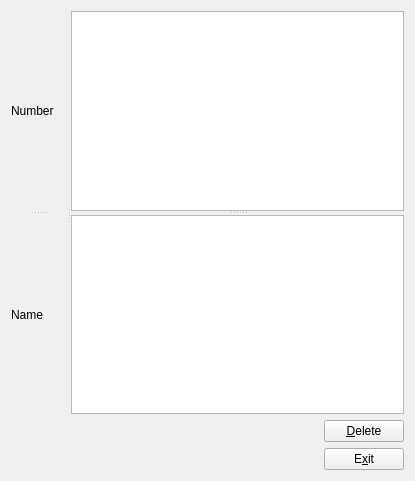
<?xml version="1.0" encoding="UTF-8"?>
<ui version="4.0">
 <class>MyForm</class>
 <widget class="QWidget" name="MyForm">
  <property name="geometry">
   <rect>
    <x>0</x>
    <y>0</y>
    <width>415</width>
    <height>481</height>
   </rect>
  </property>
  <property name="windowTitle">
   <string>MyForm</string>
  </property>
  <layout class="QVBoxLayout" name="verticalLayout_2">
   <item>
    <widget class="QSplitter" name="splitter_3">
     <property name="orientation">
      <enum>Qt::Horizontal</enum>
     </property>
     <widget class="QSplitter" name="splitter_2">
      <property name="orientation">
       <enum>Qt::Vertical</enum>
      </property>
      <widget class="QLabel" name="label">
       <property name="text">
        <string>Number</string>
       </property>
      </widget>
      <widget class="QLabel" name="label_2">
       <property name="text">
        <string>Name</string>
       </property>
      </widget>
     </widget>
     <widget class="QSplitter" name="splitter">
      <property name="orientation">
       <enum>Qt::Vertical</enum>
      </property>
      <widget class="QTextEdit" name="textEdit">
       <property name="sizePolicy">
        <sizepolicy hsizetype="Fixed" vsizetype="Fixed">
         <horstretch>0</horstretch>
         <verstretch>0</verstretch>
        </sizepolicy>
       </property>
       <property name="font">
        <font>
         <weight>75</weight>
         <bold>true</bold>
        </font>
       </property>
       <property name="styleSheet">
        <string notr="true">color: rgb(255, 0, 0);</string>
       </property>
      </widget>
      <widget class="QTextEdit" name="textEdit_2">
       <property name="sizePolicy">
        <sizepolicy hsizetype="Fixed" vsizetype="Fixed">
         <horstretch>0</horstretch>
         <verstretch>0</verstretch>
        </sizepolicy>
       </property>
       <property name="font">
        <font>
         <weight>75</weight>
         <bold>true</bold>
        </font>
       </property>
       <property name="autoFillBackground">
        <bool>false</bool>
       </property>
       <property name="styleSheet">
        <string notr="true">color: rgb(0, 0, 255);</string>
       </property>
      </widget>
     </widget>
    </widget>
   </item>
   <item>
    <layout class="QHBoxLayout" name="horizontalLayout_2">
     <item>
      <spacer name="horizontalSpacer">
       <property name="orientation">
        <enum>Qt::Horizontal</enum>
       </property>
       <property name="sizeHint" stdset="0">
        <size>
         <width>268</width>
         <height>20</height>
        </size>
       </property>
      </spacer>
     </item>
     <item>
      <layout class="QVBoxLayout" name="verticalLayout">
       <item>
        <widget class="QPushButton" name="buttonDelete">
         <property name="text">
          <string>&amp;Delete</string>
         </property>
        </widget>
       </item>
       <item>
        <widget class="QPushButton" name="buttonExit">
         <property name="text">
          <string>E&amp;xit</string>
         </property>
        </widget>
       </item>
      </layout>
     </item>
    </layout>
   </item>
  </layout>
 </widget>
 <resources/>
 <connections>
  <connection>
   <sender>buttonExit</sender>
   <signal>clicked()</signal>
   <receiver>MyForm</receiver>
   <slot>close()</slot>
   <hints>
    <hint type="sourcelabel">
     <x>336</x>
     <y>293</y>
    </hint>
    <hint type="destinationlabel">
     <x>287</x>
     <y>274</y>
    </hint>
   </hints>
  </connection>
  <connection>
   <sender>buttonDelete</sender>
   <signal>clicked()</signal>
   <receiver>textEdit_2</receiver>
   <slot>clear()</slot>
   <hints>
    <hint type="sourcelabel">
     <x>373</x>
     <y>245</y>
    </hint>
    <hint type="destinationlabel">
     <x>318</x>
     <y>180</y>
    </hint>
   </hints>
  </connection>
  <connection>
   <sender>buttonDelete</sender>
   <signal>clicked()</signal>
   <receiver>textEdit</receiver>
   <slot>clear()</slot>
   <hints>
    <hint type="sourcelabel">
     <x>399</x>
     <y>247</y>
    </hint>
    <hint type="destinationlabel">
     <x>381</x>
     <y>85</y>
    </hint>
   </hints>
  </connection>
 </connections>
</ui>
